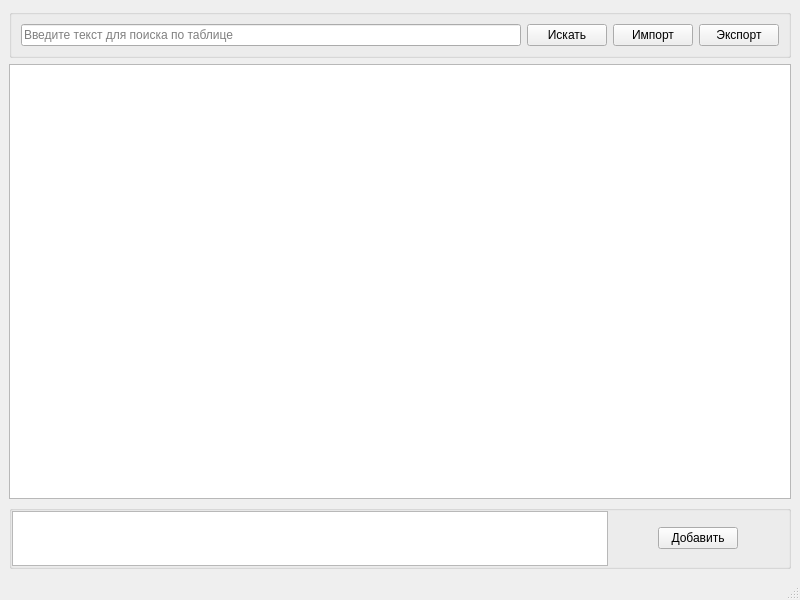
<?xml version="1.0" encoding="UTF-8"?>
<ui version="4.0">
 <class>MainWindow</class>
 <widget class="QMainWindow" name="MainWindow">
  <property name="geometry">
   <rect>
    <x>0</x>
    <y>0</y>
    <width>800</width>
    <height>600</height>
   </rect>
  </property>
  <property name="windowTitle">
   <string>MainWindow</string>
  </property>
  <widget class="QWidget" name="centralwidget">
   <layout class="QGridLayout" name="gridLayout">
    <item row="0" column="0">
     <widget class="QGroupBox" name="control_panel">
      <property name="sizePolicy">
       <sizepolicy hsizetype="Preferred" vsizetype="Fixed">
        <horstretch>0</horstretch>
        <verstretch>0</verstretch>
       </sizepolicy>
      </property>
      <property name="title">
       <string/>
      </property>
      <layout class="QHBoxLayout" name="horizontalLayout">
       <item>
        <widget class="QLineEdit" name="line_edit">
         <property name="placeholderText">
          <string>Введите текст для поиска по таблице</string>
         </property>
        </widget>
       </item>
       <item>
        <widget class="QPushButton" name="search_btn">
         <property name="text">
          <string>Искать</string>
         </property>
        </widget>
       </item>
       <item>
        <widget class="QPushButton" name="pushButton">
         <property name="text">
          <string>Импорт</string>
         </property>
        </widget>
       </item>
       <item>
        <widget class="QPushButton" name="export_btn">
         <property name="text">
          <string>Экспорт</string>
         </property>
        </widget>
       </item>
      </layout>
     </widget>
    </item>
    <item row="1" column="0">
     <layout class="QVBoxLayout" name="table">
      <item>
       <widget class="QTableView" name="tableView"/>
      </item>
     </layout>
    </item>
    <item row="2" column="0">
     <widget class="QGroupBox" name="add_item_panel">
      <property name="sizePolicy">
       <sizepolicy hsizetype="Expanding" vsizetype="Fixed">
        <horstretch>0</horstretch>
        <verstretch>0</verstretch>
       </sizepolicy>
      </property>
      <layout class="QHBoxLayout" name="add">
       <property name="spacing">
        <number>0</number>
       </property>
       <property name="sizeConstraint">
        <enum>QLayout::SetDefaultConstraint</enum>
       </property>
       <property name="leftMargin">
        <number>0</number>
       </property>
       <property name="topMargin">
        <number>0</number>
       </property>
       <property name="rightMargin">
        <number>0</number>
       </property>
       <property name="bottomMargin">
        <number>0</number>
       </property>
       <item>
        <widget class="QTableView" name="addItemTable">
         <property name="enabled">
          <bool>true</bool>
         </property>
         <property name="sizePolicy">
          <sizepolicy hsizetype="Expanding" vsizetype="Expanding">
           <horstretch>0</horstretch>
           <verstretch>0</verstretch>
          </sizepolicy>
         </property>
         <property name="maximumSize">
          <size>
           <width>16777215</width>
           <height>55</height>
          </size>
         </property>
        </widget>
       </item>
       <item>
        <spacer name="horizontalSpacer">
         <property name="orientation">
          <enum>Qt::Horizontal</enum>
         </property>
         <property name="sizeType">
          <enum>QSizePolicy::Fixed</enum>
         </property>
         <property name="sizeHint" stdset="0">
          <size>
           <width>50</width>
           <height>20</height>
          </size>
         </property>
        </spacer>
       </item>
       <item>
        <widget class="QPushButton" name="add_item_button">
         <property name="text">
          <string>Добавить</string>
         </property>
        </widget>
       </item>
       <item>
        <spacer name="horizontalSpacer_2">
         <property name="orientation">
          <enum>Qt::Horizontal</enum>
         </property>
         <property name="sizeType">
          <enum>QSizePolicy::Fixed</enum>
         </property>
         <property name="sizeHint" stdset="0">
          <size>
           <width>50</width>
           <height>20</height>
          </size>
         </property>
        </spacer>
       </item>
      </layout>
     </widget>
    </item>
   </layout>
  </widget>
  <widget class="QMenuBar" name="menubar">
   <property name="geometry">
    <rect>
     <x>0</x>
     <y>0</y>
     <width>800</width>
     <height>20</height>
    </rect>
   </property>
  </widget>
  <widget class="QStatusBar" name="statusbar"/>
 </widget>
 <resources/>
 <connections/>
</ui>
